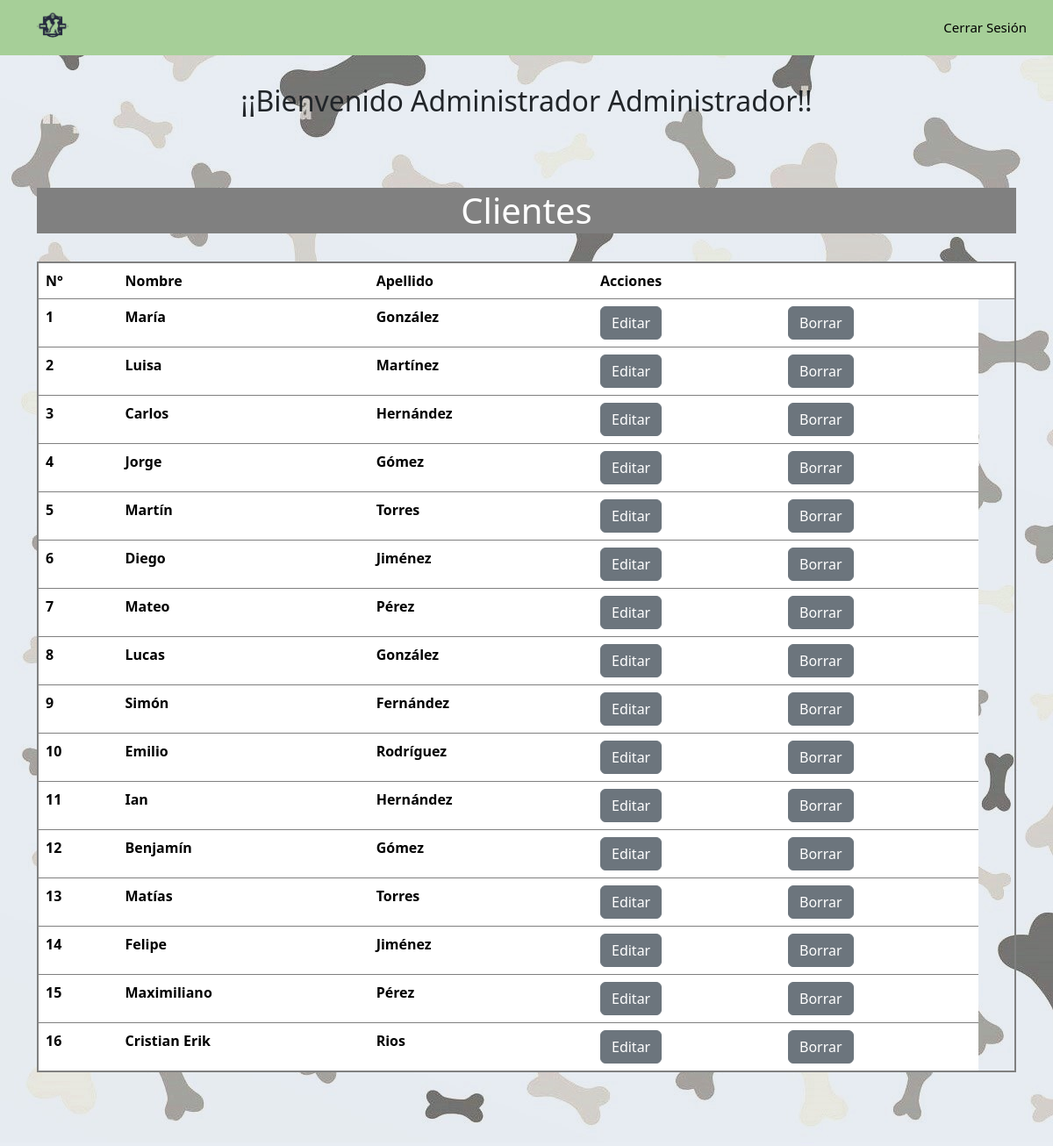
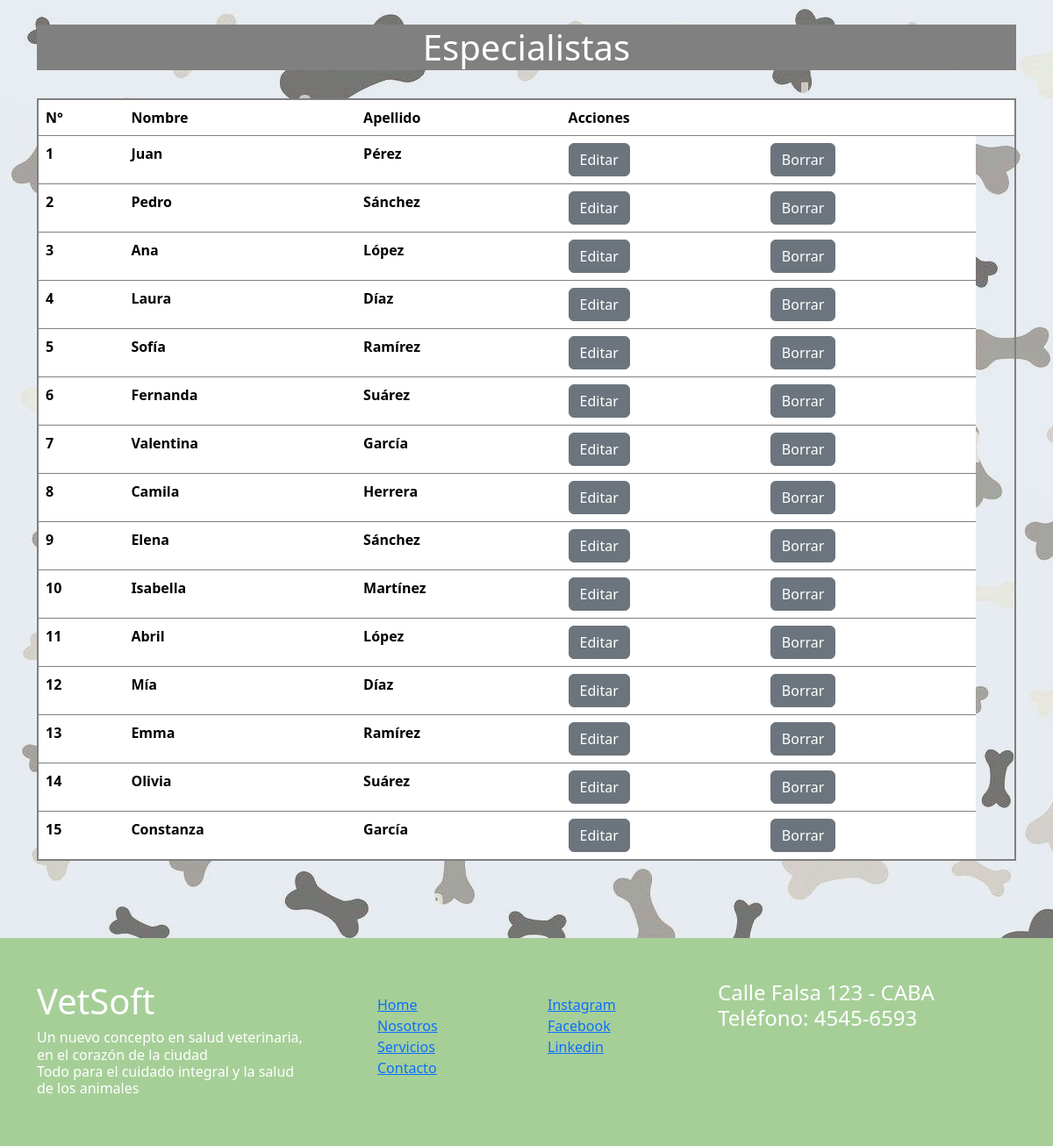
The app's page /VetSoft/admin2.php (signed in) with its own data (2 pictures, top to bottom).
### tables this page shows
CREATE TABLE `clientes` (
  `id_cliente` int(7) NOT NULL,
  `nombre` varchar(50) DEFAULT NULL,
  `apellido` varchar(50) DEFAULT NULL,
  `contraseña` varchar(50) DEFAULT NULL,
  `direccion` varchar(50) DEFAULT NULL,
  `email` varchar(50) DEFAULT NULL,
  `usuario` varchar(50) DEFAULT NULL,
  `telefono` int(20) DEFAULT NULL,
  `fk_estado` int(7) DEFAULT NULL,
  `fk_tipo_usuario` int(7) DEFAULT 3,
  `fk_especialidad` int(7) DEFAULT NULL,
  `fk_localidad` int(7) DEFAULT NULL
);

### VetSoft/admin2.php (the view, shortened to what this page needs)
<!DOCTYPE html>
<html>
<head>
    <link rel="stylesheet" href="https://cdnjs.cloudflare.com/ajax/libs/font-awesome/5.15.1/css/all.min.css">
    <link rel="stylesheet" href="estilos/style_pag2.css">
    <link href="https://cdn.jsdelivr.net/npm/bootstrap@5.3.2/dist/css/bootstrap.min.css" rel="stylesheet"
>
</head>
<body style="background-image: url(img/fondoII.jpg);">
    <div class="head">
        <div class="logo">
            <a class="navbar-brand" href="index.php">
            <img src="img\Vetsoft.png" alt="Logo" width="60" height="60" class="d-inline-block align-text-top"></a>
        </div>
        <nav class="navbar">
            <a href="cerrarSesion.php">Cerrar Sesión</a>
        </nav>
    </div >
    <?php
        $usuario = $_SESSION['nombre'];
    ?>
    <br><br><br><br>
    <header >
            <h2 style="text-align: center;">¡¡Bienvenido Administrador <?php echo  $usuario; ?>!!</h2>
    </header>
    <div>
        <div class="container" >
            <br><br><br>
            <h1 class="text-center" style=" border-width: 2px;  border-style: solid;  border-color: grey; background-color: grey; color: white">Clientes</h1>
            <br>
        </div>
        <div class="container">
            <table class="table" style=" border-width: 2px;  border-style: solid;  border-color: grey;">
                <thead>
                    <tr>
                        <th scope="col">N°</th>
                        <th scope="col">Nombre</th>
                        <th scope="col">Apellido</th>
                        <th scope="col">Acciones</th>
                        <th></th>
                        <th></th>
                    </tr>
                </thead>
                <tbody>
                    <?php
                        require ("conexionBD.php");
                        $sql = $conexion ->query("SELECT * FROM clientes");
                        $cont=0;
                            while ($dcliente = $sql->fetch_assoc()) {
                    ?>
                                <?php if($dcliente['fk_tipo_usuario']==3){ ?>
                                <tr>
                                <th scope="row"><?php $cont=$cont+1; echo $cont?></th>
                                <th scope="row"><?php echo $dcliente [ 'nombre' ]?></th>
                                <th scope="row"><?php echo $dcliente ['apellido' ]?></th>
                                <th><a  href="editarUsuario.php?id=<?php echo $dcliente["id_cliente"];?>" class="btn btn-secondary" type="submit" id="editar" name="editar">Editar</a></th>
                                <th><a  href="borrarUsuario.php?id=<?php echo $dcliente["id_cliente"];?>" class="btn btn-secondary" onclick="return confirm('Desea eliminar?')" type="submit" id="borrar" name="borrar">Borrar</a></th>
                    <?php
                                }
                            }
                    ?>
                </tbody>
            </table>
            <br><br><br>
        </div>
    </div>
    <div>
        <div class="container" >
            <br>
            <h1 class="text-center" style=" border-width: 2px;  border-style: solid;  border-color: grey; background-color: grey; color: white">Especialistas</h1>
            <br>
        </div>
        <div class="container">
            <table class="table" style=" border-width: 2px;  border-style: solid;  border-color: grey;">
                <thead>
                    <tr>
                        <th scope="col">N°</th>
                        <th scope="col">Nombre</th>
                        <th scope="col">Apellido</th>
                        <th scope="col">Acciones</th>
                        <th></th>
                        <th></th>
                    </tr>
                </thead>
                <tbody>
                    <?php
                        require ("conexionBD.php");
                        $sql = $conexion ->query("SELECT * FROM clientes");
                        $cont=0;
                            while ($dcliente = $sql->fetch_assoc()) {
                    ?>
                                <?php if($dcliente['fk_tipo_usuario']==2){ ?>
                                <tr>
                                <th scope="row"><?php $cont=$cont+1; echo $cont?></th>
                                <th scope="row"><?php echo $dcliente [ 'nombre' ]?></th>
                                <th scope="row"><?php echo $dcliente ['apellido' ]?></th>
                                <th><a  href="editarUsuario.php?id=<?php echo $dcliente["id_cliente"];?>" class="btn btn-secondary" type="submit" id="editar" name="editar">Editar</a></th>
                                <th><a  href="borrarUsuario.php?id=<?php echo $dcliente["id_cliente"];?>" class="btn btn-secondary" onclick="return confirm('Desea eliminar?')" type="submit" id="borrar" name="borrar">Borrar</a></th>
                    <?php
                                }
                            }
                    ?>
                </tbody>
            </table>
            <br><br><br>
        </div>
    </div>
    <?php
            include("footer.php");
    ?>
</body>
</html>

### VetSoft/estilos/style_pag2.css (style rules this page uses)
.head { display: flex; align-items: center; justify-content: space-between; height: 63px; background: #ffffff;; position: fixed; width: 100%; z-index: 100; background-color:#A6CF98; }
.navbar { display: flex; margin-right: 10px; }
.navbar a { display: block; padding: 20px 20px; color: black; text-decoration: none; font-size: 15px; }
.logo { margin-left: 30px; }
.logo a { text-decoration: none; color: rgba(60, 60, 60, 0.979); text-transform: uppercase; font-size: 20px; }

### records on screen
clientes: nombre "María", apellido "González"
clientes: nombre "Luisa", apellido "Martínez"
clientes: nombre "Carlos", apellido "Hernández"
clientes: nombre "Jorge", apellido "Gómez"
clientes: nombre "Martín", apellido "Torres"
clientes: nombre "Diego", apellido "Jiménez"
clientes: nombre "Mateo", apellido "Pérez"
clientes: nombre "Lucas", apellido "González"
clientes: nombre "Simón", apellido "Fernández"
clientes: nombre "Emilio", apellido "Rodríguez"
clientes: nombre "Ian", apellido "Hernández"
clientes: nombre "Benjamín", apellido "Gómez"
clientes: nombre "Matías", apellido "Torres"
clientes: nombre "Felipe", apellido "Jiménez"
clientes: nombre "Maximiliano", apellido "Pérez"
clientes: nombre "Cristian Erik", apellido "Rios"
clientes: nombre "Juan", apellido "Pérez"
clientes: nombre "Pedro", apellido "Sánchez"
clientes: nombre "Ana", apellido "López"
clientes: nombre "Laura", apellido "Díaz"
clientes: nombre "Sofía", apellido "Ramírez"
clientes: nombre "Fernanda", apellido "Suárez"
clientes: nombre "Valentina", apellido "García"
clientes: nombre "Camila", apellido "Herrera"
clientes: nombre "Elena", apellido "Sánchez"
clientes: nombre "Isabella", apellido "Martínez"
clientes: nombre "Abril", apellido "López"
clientes: nombre "Mía", apellido "Díaz"
clientes: nombre "Emma", apellido "Ramírez"
clientes: nombre "Olivia", apellido "Suárez"
clientes: nombre "Constanza", apellido "García"

### other values on screen
$usuario "Administrador"
